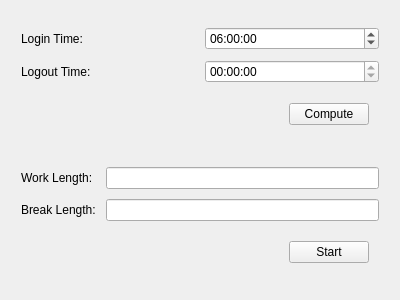
<?xml version="1.0" encoding="UTF-8"?>
<ui version="4.0">
 <class>Pomodoro</class>
 <widget class="QWidget" name="Pomodoro">
  <property name="geometry">
   <rect>
    <x>0</x>
    <y>0</y>
    <width>400</width>
    <height>300</height>
   </rect>
  </property>
  <property name="windowTitle">
   <string>Pomodoro</string>
  </property>
  <layout class="QGridLayout" name="gridLayout_3">
   <item row="0" column="0">
    <layout class="QGridLayout" name="gridLayout">
     <property name="leftMargin">
      <number>10</number>
     </property>
     <property name="topMargin">
      <number>10</number>
     </property>
     <property name="rightMargin">
      <number>10</number>
     </property>
     <property name="bottomMargin">
      <number>10</number>
     </property>
     <property name="spacing">
      <number>10</number>
     </property>
     <item row="0" column="0">
      <widget class="QLabel" name="label">
       <property name="text">
        <string>Login Time:</string>
       </property>
      </widget>
     </item>
     <item row="0" column="1">
      <widget class="QTimeEdit" name="teLoginTime">
       <property name="calendarPopup">
        <bool>false</bool>
       </property>
       <property name="time">
        <time>
         <hour>6</hour>
         <minute>0</minute>
         <second>0</second>
        </time>
       </property>
      </widget>
     </item>
     <item row="1" column="0">
      <widget class="QLabel" name="label_4">
       <property name="text">
        <string>Logout Time:</string>
       </property>
      </widget>
     </item>
     <item row="1" column="1">
      <widget class="QTimeEdit" name="teLogoutTime">
       <property name="readOnly">
        <bool>true</bool>
       </property>
       <property name="calendarPopup">
        <bool>false</bool>
       </property>
      </widget>
     </item>
     <item row="2" column="0" colspan="2">
      <layout class="QHBoxLayout" name="horizontalLayout_2">
       <property name="spacing">
        <number>10</number>
       </property>
       <property name="leftMargin">
        <number>10</number>
       </property>
       <property name="topMargin">
        <number>10</number>
       </property>
       <property name="rightMargin">
        <number>10</number>
       </property>
       <property name="bottomMargin">
        <number>10</number>
       </property>
       <item>
        <spacer name="horizontalSpacer_2">
         <property name="orientation">
          <enum>Qt::Horizontal</enum>
         </property>
         <property name="sizeHint" stdset="0">
          <size>
           <width>40</width>
           <height>20</height>
          </size>
         </property>
        </spacer>
       </item>
       <item>
        <widget class="QPushButton" name="pbCompute">
         <property name="text">
          <string>Compute</string>
         </property>
        </widget>
       </item>
      </layout>
     </item>
    </layout>
   </item>
   <item row="1" column="0">
    <layout class="QGridLayout" name="gridLayout_2">
     <property name="leftMargin">
      <number>10</number>
     </property>
     <property name="topMargin">
      <number>10</number>
     </property>
     <property name="rightMargin">
      <number>10</number>
     </property>
     <property name="bottomMargin">
      <number>10</number>
     </property>
     <property name="spacing">
      <number>10</number>
     </property>
     <item row="0" column="0">
      <widget class="QLabel" name="label_2">
       <property name="text">
        <string>Work Length:</string>
       </property>
      </widget>
     </item>
     <item row="0" column="1">
      <widget class="QLineEdit" name="leWorkLength"/>
     </item>
     <item row="1" column="0">
      <widget class="QLabel" name="label_3">
       <property name="text">
        <string>Break Length:</string>
       </property>
      </widget>
     </item>
     <item row="1" column="1">
      <widget class="QLineEdit" name="leBreakLength"/>
     </item>
     <item row="2" column="0" colspan="2">
      <layout class="QHBoxLayout" name="horizontalLayout">
       <property name="spacing">
        <number>10</number>
       </property>
       <property name="leftMargin">
        <number>10</number>
       </property>
       <property name="topMargin">
        <number>10</number>
       </property>
       <property name="rightMargin">
        <number>10</number>
       </property>
       <property name="bottomMargin">
        <number>10</number>
       </property>
       <item>
        <spacer name="horizontalSpacer">
         <property name="orientation">
          <enum>Qt::Horizontal</enum>
         </property>
         <property name="sizeHint" stdset="0">
          <size>
           <width>40</width>
           <height>20</height>
          </size>
         </property>
        </spacer>
       </item>
       <item>
        <widget class="QPushButton" name="pbStart">
         <property name="text">
          <string>Start</string>
         </property>
        </widget>
       </item>
      </layout>
     </item>
    </layout>
   </item>
  </layout>
 </widget>
 <layoutdefault spacing="6" margin="11"/>
 <resources/>
 <connections/>
</ui>
